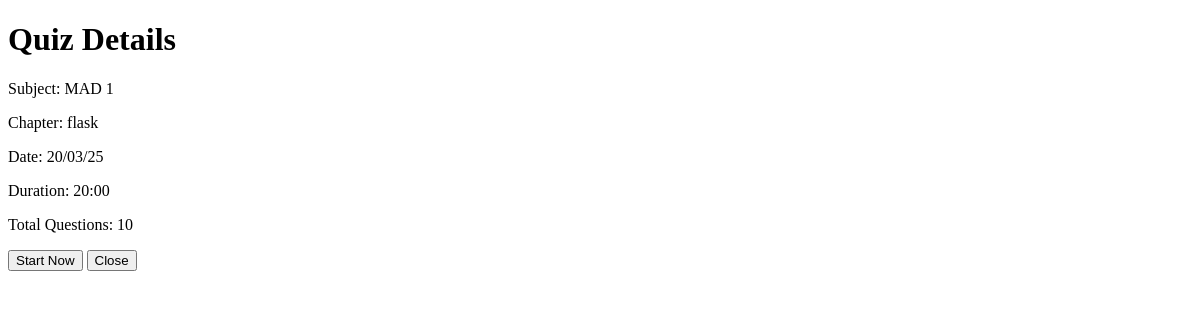
Before: /view_quiz/1 with the older database file.
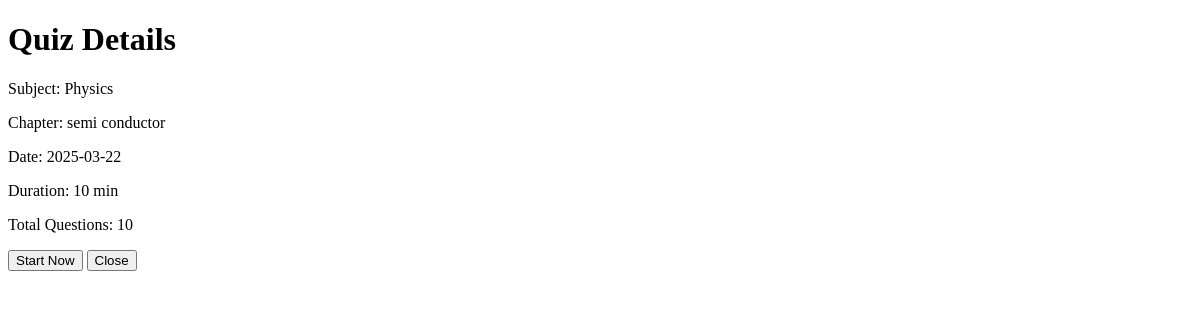
After: the same page with the newer database file.
### models.py (models this page shows)
class Subject(db.Model):
    id = db.Column(db.Integer, primary_key = True)
    name = db.Column(db.String(100), nullable=False)
    description = db.Column(db.String(100),  nullable = True)
    chapters = db.relationship('Chapter', backref='subject', lazy=True)

class Chapter(db.Model):
    id = db.Column(db.Integer, primary_key = True)
    name = db.Column(db.String(100), nullable=False)
    description = db.Column(db.String(100),  nullable = True)
    no_of_question = db.Column(db.String)
    subject_id = db.Column(db.Integer, db.ForeignKey('subject.id'), nullable = False)
    quizzes = db.relationship('Quiz', backref='chapter', lazy=True)

class Quiz(db.Model):
    id = db.Column(db.Integer, primary_key = True)
    chapter_id = db.Column(db.Integer, db.ForeignKey('chapter.id'), nullable = False)
    date_of_quiz = db.Column(db.String(10))
    time_duration = db.Column(db.String(10)) #HH:MM
    remark = db.Column(db.String(100), nullable = True)
    question = db.relationship('Question', backref = 'quiz', lazy = True)

### app.py (the view)
@app.route("/view_quiz/<int:quiz_id>")
def view_quiz(quiz_id):
    quiz = Quiz.query.get_or_404(quiz_id)
    return render_template('view_quiz.html', quiz=quiz)

### templates/view_quiz.html
<!DOCTYPE html>
<html>
<body>
    <h1>Quiz Details</h1>
    <p>Subject: {{ quiz.chapter.subject.name }}</p>
    <p>Chapter: {{ quiz.chapter.name }}</p>
    <p>Date: {{ quiz.date_of_quiz }}</p>
    <p>Duration: {{ quiz.time_duration }}</p>
    <p>Total Questions: {{ quiz.chapter.no_of_question }}</p>
    <a href="{{ url_for('start_quiz', quiz_id=quiz.id) }}"><button>Start Now</button></a>
    <a href="{{ url_for('user_dashboard')}}"><button>Close</button></a>
</body>
</html>

Changed rows visible on the page:
no longer on this page (row edited): Chapter: chapter.name "flask", chapter.no_of_question "10"
changed Subject: chapter.subject.name "MAD 1" → "Physics"
added Chapter: chapter.name "semi conductor", chapter.no_of_question "10"
changed Quiz: date_of_quiz "20/03/25" → "2025-03-22"; time_duration "20:00" → "10 min"
